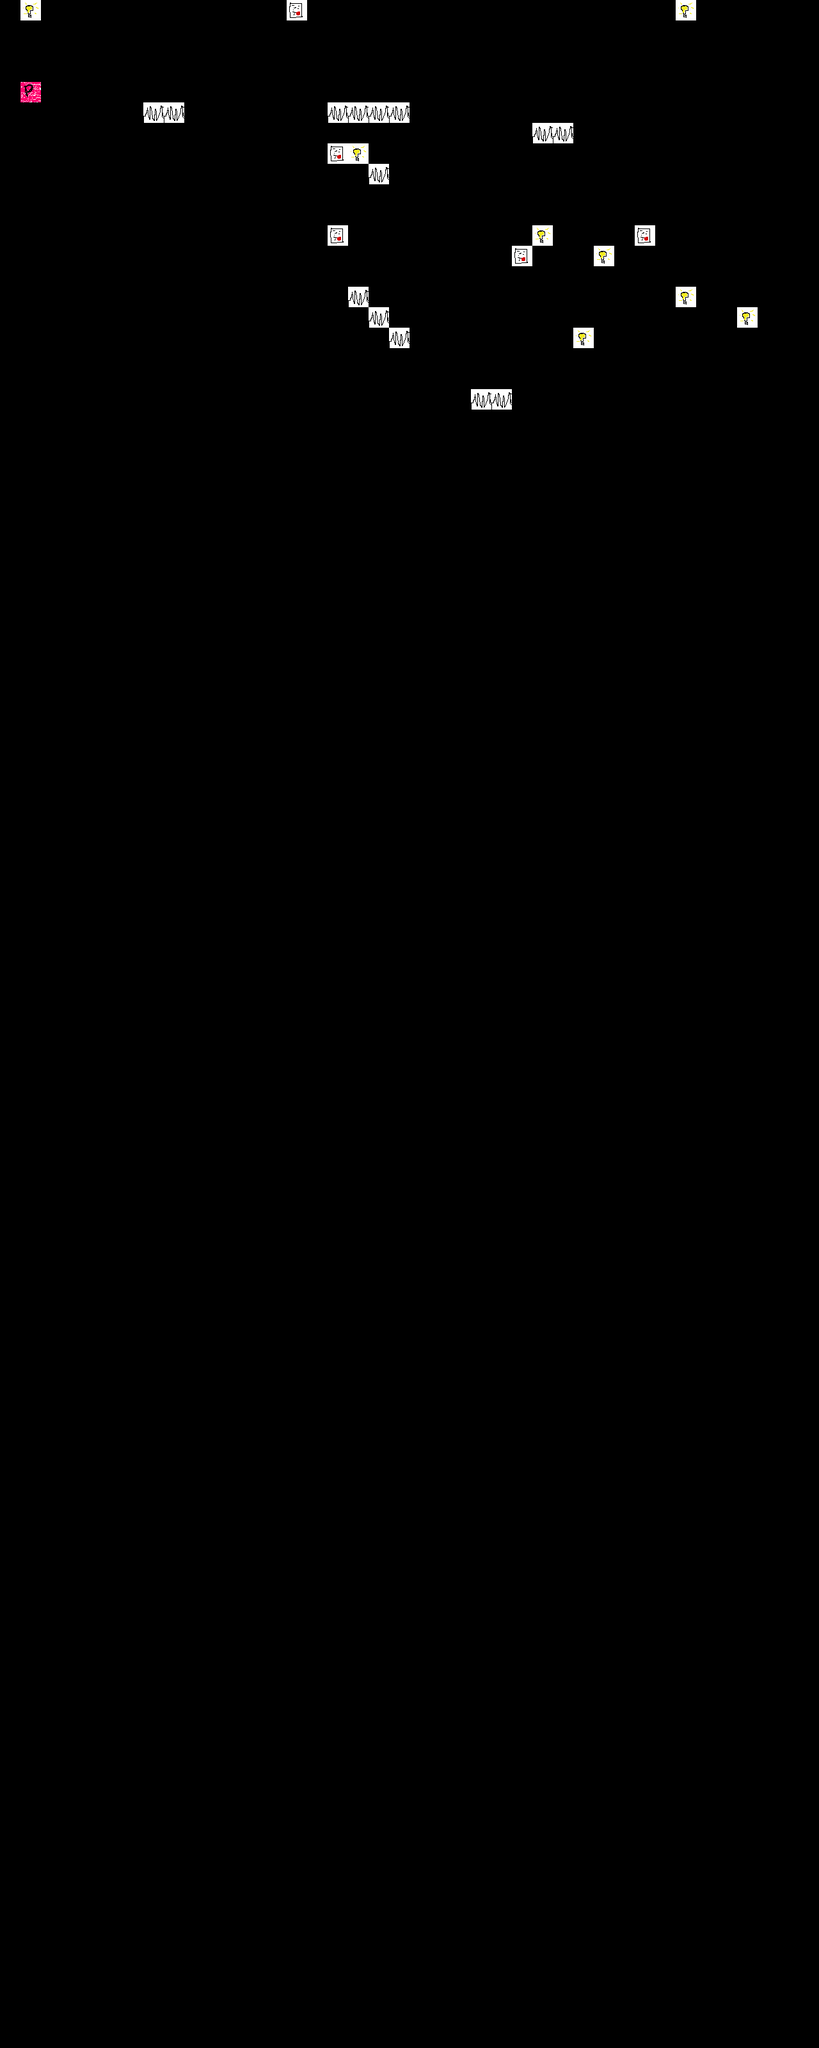

This game map was drawn from its Tiled (.tmx) file and the tilesets committed beside it. A one-line description and the trimmed map source follow:
An orthogonal 40x100 tile map with 32x32 px tiles, 6 tile layers (collision, certificates, trap, player, ...).

<map version="1.0" orientation="orthogonal" renderorder="right-down" width="40" height="100" tilewidth="32" tileheight="32" nextobjectid="1">
 <tileset firstgid="1" name="tiledMap" tilewidth="32" tileheight="32" tilecount="12" columns="6">
  <image source="tiledMap.png" width="192" height="64" />
 </tileset>
 <layer name="collision" width="40" height="100">
  <data>[4000 cells, 165 non-empty, 1 distinct tile ids]</data>
 </layer>
 <layer name="certificates" width="40" height="100">
  <data>[4000 cells, 5 non-empty, 1 distinct tile ids]</data>
 </layer>
 <layer name="trap" width="40" height="100">
  <data>[4000 cells, 14 non-empty, 1 distinct tile ids]</data>
 </layer>
 <layer name="player" width="40" height="100">
  <data>[4000 cells, 1 non-empty, 1 distinct tile ids]</data>
 </layer>
 <layer name="goblin" width="40" height="100">
  <data>[4000 cells, 0 non-empty, 0 distinct tile ids]</data>
 </layer>
 <layer name="light" width="40" height="100">
  <data>[4000 cells, 8 non-empty, 1 distinct tile ids]</data>
 </layer>
</map>
